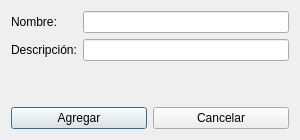
<?xml version="1.0" encoding="UTF-8"?>
<ui version="4.0">
 <class>AniadirProductoDialog</class>
 <widget class="QDialog" name="AniadirProductoDialog">
  <property name="geometry">
   <rect>
    <x>0</x>
    <y>0</y>
    <width>300</width>
    <height>140</height>
   </rect>
  </property>
  <property name="windowTitle">
   <string>Añadir Nuevo Producto</string>
  </property>
  <layout class="QVBoxLayout" name="verticalLayout">
   <item>
    <layout class="QFormLayout" name="formLayout">
     <item row="0" column="0">
      <widget class="QLabel" name="label_nombre">
       <property name="text">
        <string>Nombre:</string>
       </property>
      </widget>
     </item>
     <item row="0" column="1">
      <widget class="QLineEdit" name="line_nombre"/>
     </item>
     <item row="1" column="0">
      <widget class="QLabel" name="label_descripcion">
       <property name="text">
        <string>Descripción:</string>
       </property>
      </widget>
     </item>
     <item row="1" column="1">
      <widget class="QLineEdit" name="line_descripcion"/>
     </item>
    </layout>
   </item>
   <item>
    <layout class="QHBoxLayout" name="horizontalLayout_buttons">
     <item>
      <widget class="QPushButton" name="btn_agregar">
       <property name="text">
        <string>Agregar</string>
       </property>
      </widget>
     </item>
     <item>
      <widget class="QPushButton" name="btn_cancelar">
       <property name="text">
        <string>Cancelar</string>
       </property>
      </widget>
     </item>
    </layout>
   </item>
  </layout>
 </widget>
 <resources/>
 <connections/>
</ui>
